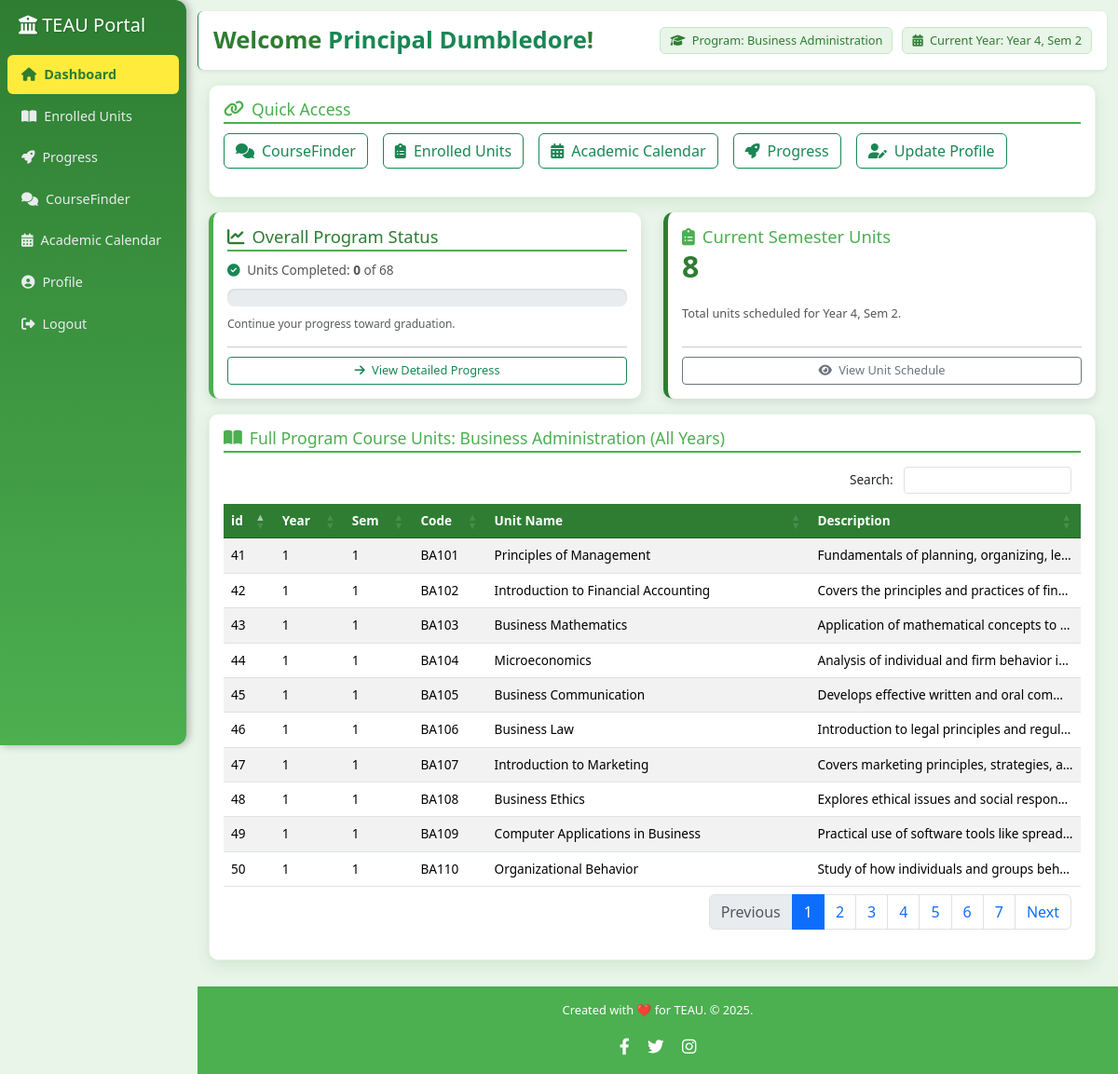
The app's page /student_dashboard.php (signed in) with its own data.
### tables this page shows
CREATE TABLE `user` (
  `id` int(11) NOT NULL,
  `fullName` varchar(255) NOT NULL,
  `email` varchar(255) NOT NULL,
  `program` varchar(255) DEFAULT NULL,
  `year` varchar(50) DEFAULT NULL,
  `semester` varchar(50) DEFAULT NULL,
  `password` varchar(255) NOT NULL,
  `userType` varchar(50) NOT NULL DEFAULT 'student',
  `reset_token` varchar(255) DEFAULT NULL,
  `token_expiry` datetime DEFAULT NULL
);

CREATE TABLE `courses` (
  `id` int(11) NOT NULL,
  `program` varchar(255) NOT NULL,
  `year` int(11) NOT NULL,
  `semester` int(11) NOT NULL,
  `code` varchar(50) NOT NULL,
  `name` varchar(255) NOT NULL,
  `description` text DEFAULT NULL,
  `isAdminUnit` tinyint(1) NOT NULL DEFAULT 0
);

### student_dashboard.php (the view, shortened to what this page needs)
<?php
include "config.php";
function sanitize_input($data)
{
    $data = trim($data);
    $data = stripslashes($data);
    $data = htmlspecialchars($data);
    return $data;
}
$id = $_SESSION['id'];
$stmt = $conn->prepare("SELECT fullName, userType, program, year, semester FROM user WHERE id = ?");
$stmt->bind_param("i", $id);
$stmt->execute();
$result = $stmt->get_result();
$user = null;
if ($result->num_rows > 0) {
    $user = $result->fetch_assoc();
} else {
    error_log("No user found for ID: " . $id);
    session_destroy();
    header("Location: auth.php?error=user_not_found");
    exit();
}
$fullName = sanitize_input($user['fullName']);
$program = sanitize_input($user['program']);
$year = intval($user['year']);
$semester = intval($user['semester']);
$stmt_courses = $conn->prepare("SELECT id, code, name, description, year, semester
                              FROM courses
                              WHERE program = ?
                              ORDER BY year ASC, semester ASC, code ASC");
$enrolledCourses = [];
$totalCourses = 0;
if (!$stmt_courses) {
    error_log("Prepare failed: " . $conn->error);
} else {
    $stmt_courses->bind_param("s", $program);
    $stmt_courses->execute();
    $result_courses = $stmt_courses->get_result();
    if ($result_courses->num_rows > 0) {
        $totalCourses = $result_courses->num_rows;
        while ($row = $result_courses->fetch_assoc()) {
            $enrolledCourses[] = $row;
        }
    }
}
$completedCoursesCount = 0;
$progressPercent = 0;
if ($totalCourses > 0) {
    $progressPercent = round(($completedCoursesCount / $totalCourses) * 100);
}
$currentSemesterUnitsCount = 0;
if ($conn->ping()) {
    $stmt_current_units = $conn->prepare("
        SELECT COUNT(id) as current_count
        FROM courses
        WHERE program = ? AND year = ? AND semester = ?
    ");
    if ($stmt_current_units) {
        $stmt_current_units->bind_param("sii", $program, $year, $semester);
        $stmt_current_units->execute();
        $result_current_units = $stmt_current_units->get_result();
        if ($row_current_units = $result_current_units->fetch_assoc()) {
            $currentSemesterUnitsCount = intval($row_current_units['current_count']);
        }
    } else {
        error_log("Current units query failed: " . $conn->error);
    }
}
?>
<!DOCTYPE html>
<html lang="en">
<head>
    <link href="https://cdn.jsdelivr.net/npm/bootstrap@5.3.3/dist/css/bootstrap.min.css" rel="stylesheet">
    <link href="https://cdnjs.cloudflare.com/ajax/libs/font-awesome/6.4.0/css/all.min.css" rel="stylesheet">
    <link href="https://cdn.datatables.net/1.13.7/css/dataTables.bootstrap5.min.css" rel="stylesheet">
</head>
<body>
    <nav class="sidebar" id="sidebar">
        <h2><i class="fas fa-university"></i> TEAU Portal</h2>
        <ul>
            <li><a href="student_dashboard.php" class="active"><i class="fas fa-home me-2"></i>Dashboard</a></li>
            <li><a href="MyUnits.php"><i class="fas fa-book-open me-2"></i>Enrolled Units</a></li>
            <li><a href="Progress.php"><i class="fas fa-rocket me-2"></i>Progress</a></li>
            <li><a href="studentCourseFinder.php"><i class="fas fa-comments me-2"></i>CourseFinder</a></li>
            <li><a href="academic_calendar.php"><i class="fas fa-calendar-alt me-2"></i>Academic Calendar</a></li>
            <li><a href="profile.php"><i class="fas fa-user-circle me-2"></i>Profile</a></li>
            <li><a href="logout.php"><i class="fas fa-sign-out-alt me-2"></i>Logout</a></li>
        </ul>
    </nav>
    <main class="main">
        <div class="header bg-white p-3 mb-3 rounded shadow-sm border-start border-success">
            <h2>Welcome <span class="text-success"><?php echo htmlspecialchars($fullName); ?></span>!</h2>
            <div class="user-meta">
                <p class="program-info"><i class="fas fa-graduation-cap me-1"></i> Program: <?php echo htmlspecialchars($program); ?></p>
                <p class="status-info"><i class="fas fa-calendar-alt me-1"></i> Current Year: Year <?php echo htmlspecialchars($year); ?>, Sem <?php echo htmlspecialchars($semester); ?></p>
            </div>
        </div>
        <div class="row mb-3">
            <div class="col-sm-12 col-md-12 col-lg-12">
                <div class="card h-100 d-flex flex-column">
                    <h3><i class="fas fa-link me-2"></i>Quick Access</h3>
                    <div class="d-flex flex-wrap gap-3">
                        <a href="studentCourseFinder.php" class="btn btn-outline-success"><i class="fas fa-comments me-2"></i>CourseFinder</a>
                        <a href="MyUnits.php" class="btn btn-outline-success"><i class="fas fa-clipboard-list me-1"></i> Enrolled Units</a>
                        <a href="academic_calendar.php" class="btn btn-outline-success"><i class="fas fa-calendar-alt me-1"></i> Academic Calendar</a>
                        <a href="Progress.php" class="btn btn-outline-success"><i class="fas fa-rocket me-2"></i>Progress</a>
                        <a href="profile.php" class="btn btn-outline-success"><i class="fas fa-user-edit me-1"></i> Update Profile</a>
                    </div>
                </div>
            </div>
        </div>
        <div class="row mb-3">
            <div class="col-sm-12 col-md-6 mb-3 mb-md-0">
                <div class="progress-card">
                    <h3><i class="fas fa-chart-line me-2"></i>Overall Program Status</h3>
                    <div class="progress-summary">
                        <p>
                            <i class="fas fa-check-circle text-success me-1"></i>
                            Units Completed: <strong><?php echo $completedCoursesCount; ?></strong> of <?php echo $totalCourses; ?>
                        </p>
                    </div>
                    <div class="progress my-3" role="progressbar" aria-label="Program Progress" aria-valuenow="<?php echo $progressPercent; ?>" aria-valuemin="0" aria-valuemax="100">
                    </div>
                    <p class="text-muted small">
                        <?php echo ($totalCourses > 0 && $progressPercent == 100) ? 'Congratulations, you have completed your program requirements!' : 'Continue your progress toward graduation.'; ?>
                    </p>
                    <hr class="my-3">
                    <a href="Progress.php" class="btn btn-sm btn-outline-success w-100"><i class="fas fa-arrow-right me-1"></i> View Detailed Progress</a>
                </div>
            </div>
            <div class="col-sm-12 col-md-6">
                <div class="kpi-card">
                    <h4><i class="fas fa-clipboard-list me-2"></i>Current Semester Units</h4>
                    <div class="kpi-value"><?php echo $currentSemesterUnitsCount; ?></div>
                    <p class="kpi-detail">
                        Total units scheduled for Year <?php echo htmlspecialchars($year); ?>, Sem <?php echo htmlspecialchars($semester); ?>.
                    </p>
                    <hr class="my-3">
                    <a href="MyUnits.php?year=<?php echo htmlspecialchars($year); ?>&semester=<?php echo htmlspecialchars($semester); ?>" class="btn btn-sm btn-outline-secondary w-100"><i class="fas fa-eye me-1"></i> View Unit Schedule</a>
                </div>
            </div>
        </div>
        <div class="row mb-3">
            <div class="col-sm-12 col-md-12 col-lg-12">
                <div class="card table-container">
                    <h3><i class="fas fa-book-open me-2"></i>Full Program Course Units: <?php echo htmlspecialchars($program); ?> (All Years)</h3>
                    <div class="table-responsive">
                        <table id="myEnrolledCoursesTable" class="table table-striped" style="width:100%">
                            <thead class="table-dark">
                                <tr>
                                    <th>id</th>
                                    <th>Year</th>
                                    <th>Sem</th>
                                    <th>Code</th>
                                    <th>Unit Name</th>
                                    <th class="description-column">Description</th>
                                </tr>
                            </thead>
                            <tbody>
                                <?php if (!empty($enrolledCourses)) {
                                    foreach ($enrolledCourses as $course) {
                                ?>
                                            <tr>
                                                <td><?php echo htmlspecialchars($course['id']); ?></td>
                                                <td><?php echo htmlspecialchars($course['year']); ?></td>
                                                <td><?php echo htmlspecialchars($course['semester']); ?></td>
                                                <td><?php echo htmlspecialchars($course['code']); ?></td>
                                                <td><?php echo htmlspecialchars($course['name']); ?></td>
                                                <td class="description-column" title="<?php echo htmlspecialchars($course['description']); ?>"><?php echo htmlspecialchars($course['description']); ?></td>
                                            </tr>
                                <?php
                                    }
                                } else {
                                ?>
                                    <tr>
                                        <td colspan="6" class="text-center">No courses found for this program across all years.</td>
                                    </tr>
                                <?php
                                }
                                ?>
                            </tbody>
                        </table>
                    </div>
                </div>
            </div>
        </div>
    </main>
    <footer class="footer mt-auto py-3">
        <div class="container text-center">
            <p>Created with ❤️ for TEAU. &copy; 2025.</p>
            <div class="social-icons mt-2">
                <a href="#" class="text-white"><i class="fab fa-facebook-f"></i></a>
                <a href="#" class="text-white"><i class="fab fa-twitter"></i></a>
                <a href="#" class="fab fa-instagram"></i></a>
            </div>
        </div>
    </footer>
</body>
</html>

### records on screen
user: fullName "Principal Dumbledore", program "Business Administration", year "4", semester "2"
courses: id "41", year "1", semester "1", code "BA101", name "Principles of Management", description "Fundamentals of planning, organizing, le…"
courses: id "42", year "1", semester "1", code "BA102", name "Introduction to Financial Accounting", description "Covers the principles and practices of fin…"
courses: id "43", year "1", semester "1", code "BA103", name "Business Mathematics", description "Application of mathematical concepts to…"
courses: id "44", year "1", semester "1", code "BA104", name "Microeconomics", description "Analysis of individual and firm behavior i…"
courses: id "45", year "1", semester "1", code "BA105", name "Business Communication", description "Develops effective written and oral com…"
courses: id "46", year "1", semester "1", code "BA106", name "Business Law", description "Introduction to legal principles and regul…"
courses: id "47", year "1", semester "1", code "BA107", name "Introduction to Marketing", description "Covers marketing principles, strategies,…"
courses: id "48", year "1", semester "1", code "BA108", name "Business Ethics", description "Explores ethical issues and social respon…"
courses: id "49", year "1", semester "1", code "BA109", name "Computer Applications in Business", description "Practical use of software tools like sprea…"
courses: id "50", year "1", semester "1", code "BA110", name "Organizational Behavior", description "Study of how individuals and groups beh…"

### other values on screen
$completedCoursesCount "0"
$totalCourses "68"
$currentSemesterUnitsCount "8"
